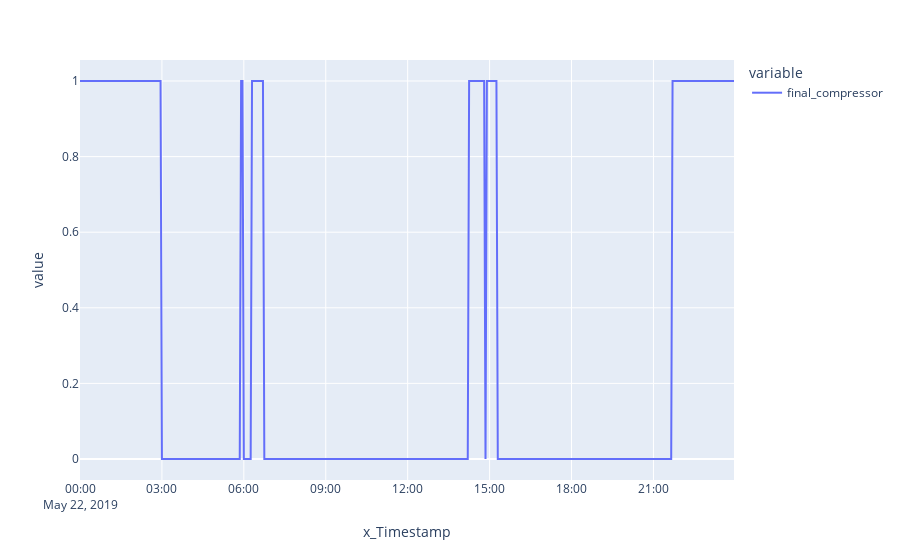

The cell this chart's notebook holds for it:
### Code cell
g['final_compressor'].plot()

### Figure 1 — Plotly figure (JSON) as saved in the notebook; plotly's stock layout.template omitted (floating-point values rounded to 4 significant figures; data arrays with more than 128 entries replaced by an {"elided": "..."} marker saying what was removed)
{"data": [{"hovertemplate": "variable=final_compressor<br>x_Timestamp=%{x}<br>value=%{y}<extra></extra>", "legendgroup": "final_compressor", "line": {"color": "#636efa", "dash": "solid"}, "mode": "lines", "name": "final_compressor", "orientation": "v", "showlegend": true, "type": "scatter", "x": {"elided": "480 str values"}, "xaxis": "x", "y": {"elided": "480 int values"}, "yaxis": "y"}], "layout": {"legend": {"title": {"text": "variable"}, "tracegroupgap": 0}, "margin": {"t": 60}, "xaxis": {"anchor": "y", "domain": [0, 1], "title": {"text": "x_Timestamp"}}, "yaxis": {"anchor": "x", "domain": [0, 1], "title": {"text": "value"}}}}
